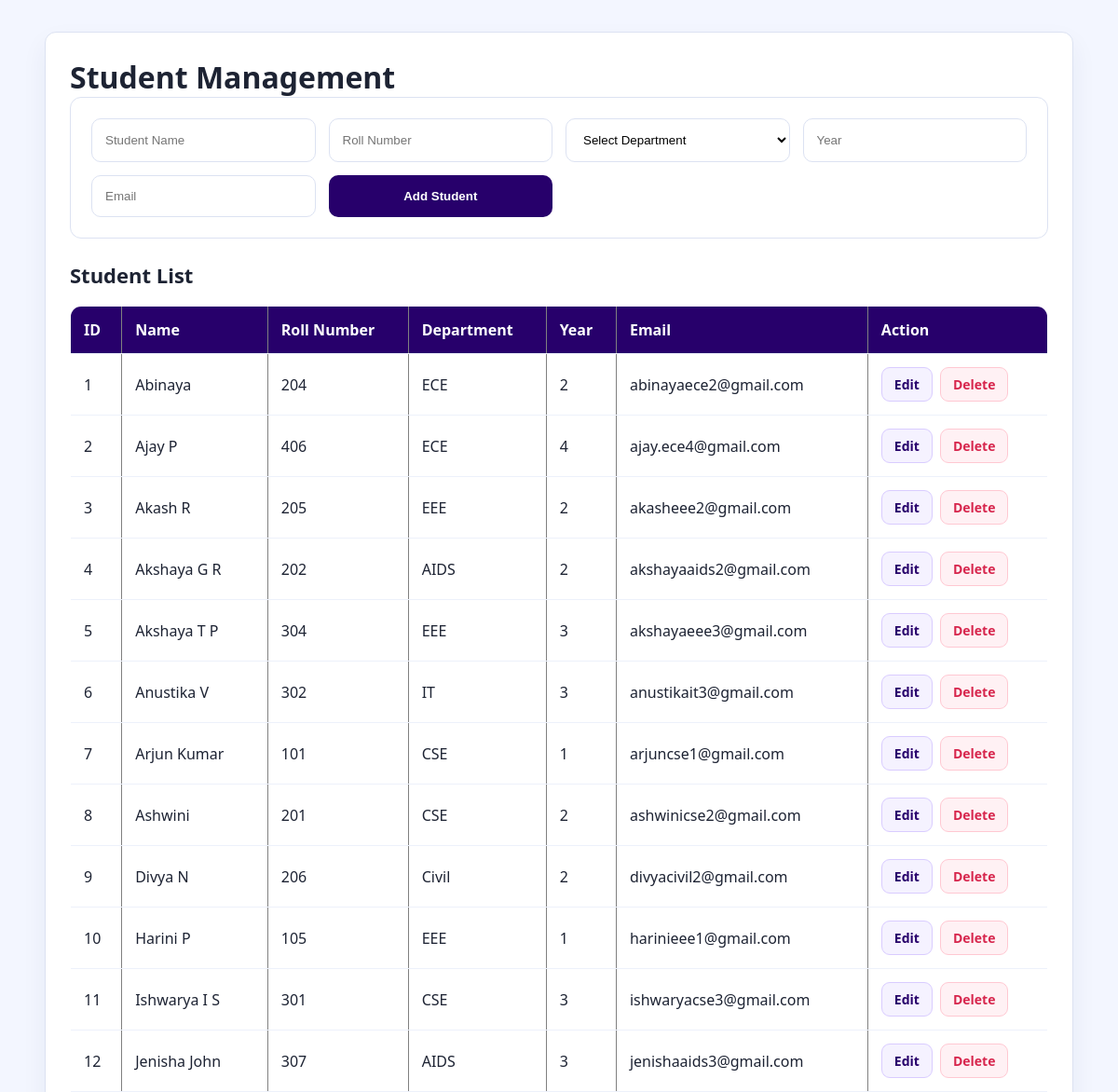
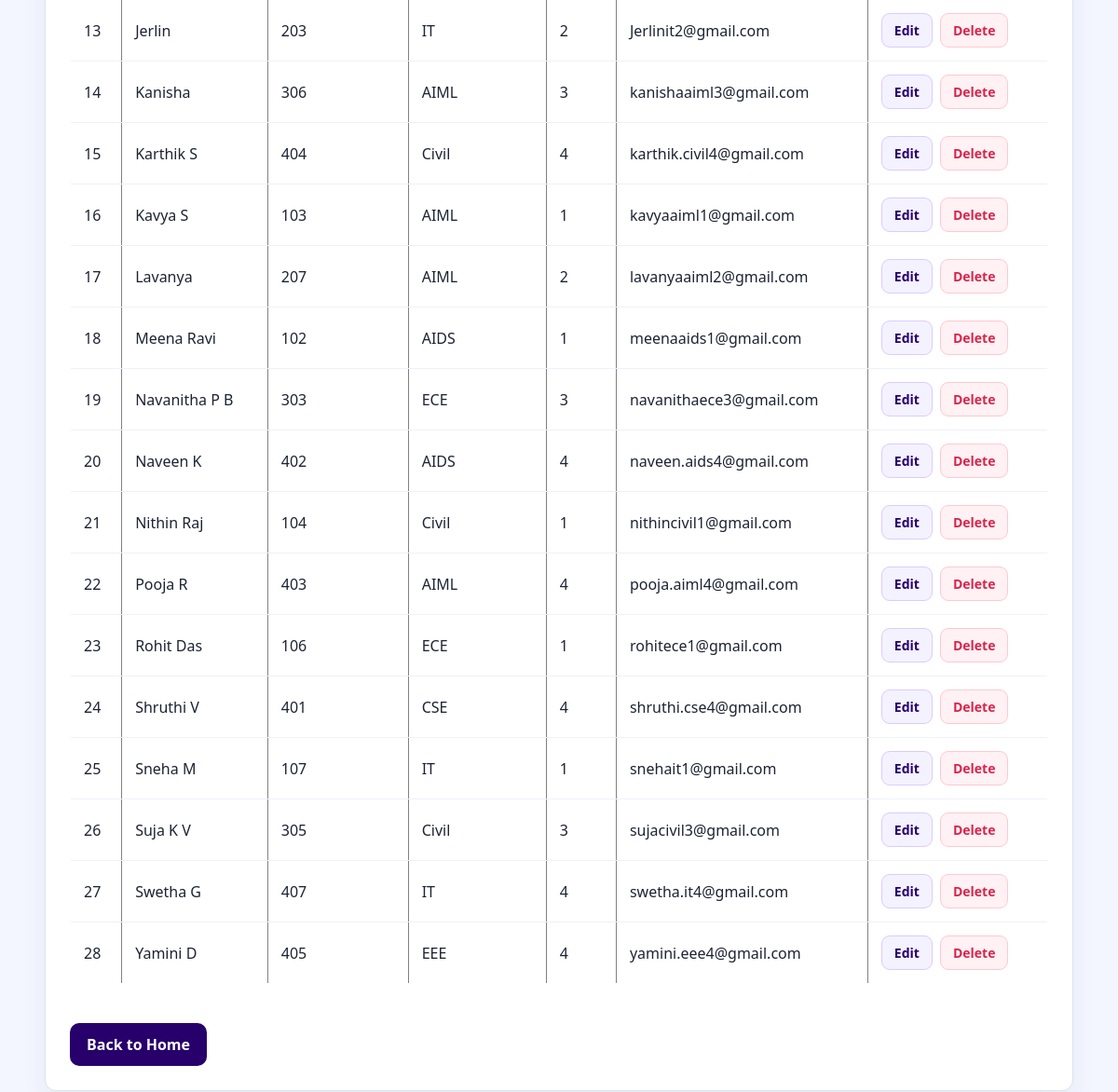
/students, run on the app's committed database (2 pictures, top to bottom).
### tables this page shows
CREATE TABLE students (
            id INTEGER PRIMARY KEY AUTOINCREMENT,
            name TEXT NOT NULL,
            roll_number TEXT NOT NULL,
            department TEXT NOT NULL,
            year TEXT NOT NULL,
            email TEXT NOT NULL
        );

### app.py (the view, shortened to what this page needs)
@app.route("/students", methods=["GET", "POST"])
def students():
    conn = sqlite3.connect("database.db")
    cursor = conn.cursor()
    cursor.execute("SELECT * FROM students ORDER BY name ASC")
    students_data = cursor.fetchall()
    conn.close()
    return render_template("students.html", students=students_data)

### templates/students.html (shortened to what this page needs)
<!DOCTYPE html>
<html>
<head>
    <link rel="stylesheet" href="{{ url_for('static', filename='style.css') }}">
</head>
<body>
    <div class="container">
    <h1>Student Management</h1>
    <form method="POST">
        <input type="text" name="name" placeholder="Student Name" required>
        <input type="text" name="roll_number" placeholder="Roll Number" required>
        <select name="department" required>
    <option value="">Select Department</option>
</select>
        <input type="text" name="year" placeholder="Year" required>
        <input type="email" name="email" placeholder="Email" required>
        <button type="submit">Add Student</button>
    </form>
    <h2>Student List</h2>
    <table border="1" cellpadding="10">
        <tr>
            <th>ID</th>
            <th>Name</th>
            <th>Roll Number</th>
            <th>Department</th>
            <th>Year</th>
            <th>Email</th>
            <th>Action</th>
        </tr>
        {% for student in students %}
<tr>
    <td>{{ loop.index }}</td>
    <td>{{ student[1] }}</td>
    <td>{{ student[2] }}</td>
    <td>{{ student[3] }}</td>
    <td>{{ student[4] }}</td>
    <td>{{ student[5] }}</td>
    <td>
    <div class="action-buttons">
        <a class="btn btn-edit" href="/edit_student/{{ student[0] }}">Edit</a>
        <a class="btn btn-delete"
           href="/delete_student/{{ student[0] }}"
           onclick="return confirm('Are you sure you want to delete this student?');">
            Delete
        </a>
    </div>
</td>
</tr>
{% endfor %}
    </table>
    <br>
    <a href="/">Back to Home</a>
    </div>
</body>
</html>

### static/style.css (style rules this page uses)
* { margin: 0; padding: 0; box-sizing: border-box; }
body { font-family: "Segoe UI", Arial, sans-serif; background: #f3f6ff; color: #1d2333; }
select, input { width: 100%; border: 1px solid #dce2f2; background: white; border-radius: 10px; padding: 14px; outline: none; }
h2 { font-size: 22px; margin-bottom: 18px; }
form { background: white; border: 1px solid #dce2f2; border-radius: 12px; padding: 22px; display: grid; grid-template-columns: repeat(auto-fit, minmax(210px, 1fr)); gap: 14px; margin-bottom: 24px; }
button { border: none; background: #27006b; color: white; border-radius: 10px; padding: 13px 18px; font-weight: 700; cursor: pointer; }
table { width: 100%; border-collapse: collapse; background: white; border-radius: 12px; overflow: hidden; }
th, td { padding: 14px; border-bottom: 1px solid #edf1fb; text-align: left; }
th { background: #27006b; color: white; }
.container { width: min(1180px, 92%); margin: 34px auto; background: white; border: 1px solid #dce2f2; border-radius: 12px; padding: 26px; box-shadow: 0 12px 28px rgba(35, 45, 80, 0.06); }
.container > a, .back-link { display: inline-block; margin-top: 20px; text-decoration: none; background: #27006b; color: white; padding: 12px 18px; border-radius: 10px; font-weight: 700; }
.action-buttons { display: flex; gap: 8px; flex-wrap: wrap; }
.btn { display: inline-block; text-decoration: none; padding: 8px 13px; border-radius: 9px; font-size: 14px; font-weight: 700; transition: 0.2s; }
.btn-edit { background: #f5f2ff; color: #27006b; border: 1px solid #d9ccff; }
.btn-delete { background: #fff1f4; color: #d7264d; border: 1px solid #ffc8d2; }

### data on the page
students: name "Abinaya", roll_number "204", department "ECE", year "2", email "abinayaece2@gmail.com"
students: name "Ajay P", roll_number "406", department "ECE", year "4", email "ajay.ece4@gmail.com"
students: name "Akash R", roll_number "205", department "EEE", year "2", email "akasheee2@gmail.com"
students: name "Akshaya G R", roll_number "202", department "AIDS", year "2", email "akshayaaids2@gmail.com"
students: name "Akshaya T P", roll_number "304", department "EEE", year "3", email "akshayaeee3@gmail.com"
students: name "Anustika V", roll_number "302", department "IT", year "3", email "anustikait3@gmail.com"
students: name "Arjun Kumar", roll_number "101", department "CSE", year "1", email "arjuncse1@gmail.com"
students: name "Ashwini", roll_number "201", department "CSE", year "2", email "ashwinicse2@gmail.com"
students: name "Divya N", roll_number "206", department "Civil", year "2", email "divyacivil2@gmail.com"
students: name "Harini P", roll_number "105", department "EEE", year "1", email "harinieee1@gmail.com"
students: name "Ishwarya I S", roll_number "301", department "CSE", year "3", email "ishwaryacse3@gmail.com"
students: name "Jenisha John", roll_number "307", department "AIDS", year "3", email "jenishaaids3@gmail.com"
students: name "Jerlin", roll_number "203", department "IT", year "2", email "Jerlinit2@gmail.com"
students: name "Kanisha", roll_number "306", department "AIML", year "3", email "kanishaaiml3@gmail.com"
students: name "Karthik S", roll_number "404", department "Civil", year "4", email "karthik.civil4@gmail.com"
students: name "Kavya S", roll_number "103", department "AIML", year "1", email "kavyaaiml1@gmail.com"
students: name "Lavanya", roll_number "207", department "AIML", year "2", email "lavanyaaiml2@gmail.com"
students: name "Meena Ravi", roll_number "102", department "AIDS", year "1", email "meenaaids1@gmail.com"
students: name "Navanitha P B", roll_number "303", department "ECE", year "3", email "navanithaece3@gmail.com"
students: name "Naveen K", roll_number "402", department "AIDS", year "4", email "naveen.aids4@gmail.com"
students: name "Nithin Raj", roll_number "104", department "Civil", year "1", email "nithincivil1@gmail.com"
students: name "Pooja R", roll_number "403", department "AIML", year "4", email "pooja.aiml4@gmail.com"
students: name "Rohit Das", roll_number "106", department "ECE", year "1", email "rohitece1@gmail.com"
students: name "Shruthi V", roll_number "401", department "CSE", year "4", email "shruthi.cse4@gmail.com"
students: name "Sneha M", roll_number "107", department "IT", year "1", email "snehait1@gmail.com"
students: name "Suja K V", roll_number "305", department "Civil", year "3", email "sujacivil3@gmail.com"
students: name "Swetha G", roll_number "407", department "IT", year "4", email "swetha.it4@gmail.com"
students: name "Yamini D", roll_number "405", department "EEE", year "4", email "yamini.eee4@gmail.com"
